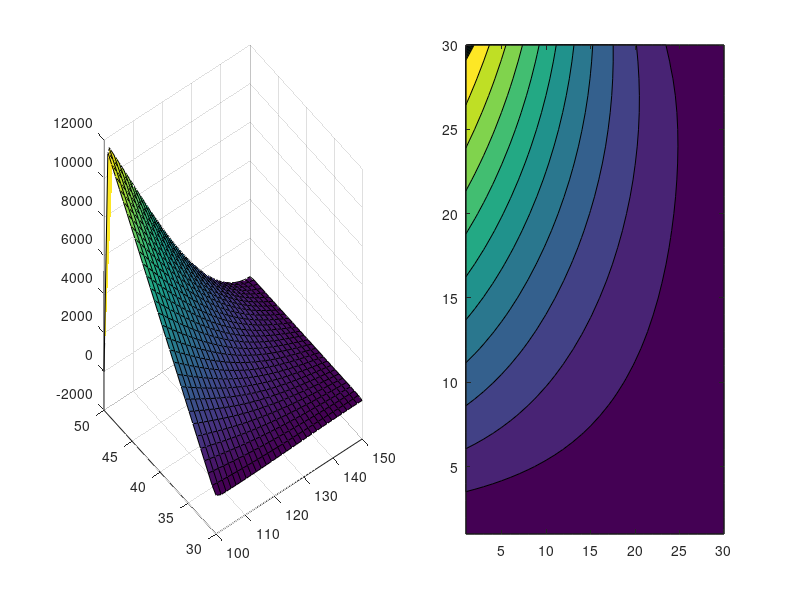

The MATLAB source for this figure:
% Poisson's Equation on a rectangle
% Nidal Kiwai Chaban
% Gauss-Seidel Method
clc
clear all
close all
x=30;
y=30;
u=zeros(x,y);
bx=150;
ax=100;
by=50;
ay=30;
% bx=pi;
% ax=-pi;
% by=pi;
% ay=-pi;
xd=linspace(ax,bx,x);
yd=linspace(ay,by,y);
ni=200
h=ax/ni;
for k=1:ni
for i=2:x-1
    for j=2:y-1
        F(i,j)=0;
        %F(i,j)=cos((pi/2)*(2*((xd(i)-ax)/(bx-ax))+1))*sin(pi*(yd(j)-ay)/(by-ay));
        u(i,y)=by;
        u(i,1)=((by-ay).^2)*cos(pi*ay/by)+((xd(i)-ax)/(bx-ax))*((ay*((by-ay).^2)-((by-ay).^2)*cos(pi*ay/by)));
        u(1,j)=((by-yd(j)).^2)*cos(pi*yd(j)/by);
        u(x,j)=yd(j)*((by-yd(j)).^2);
        u(i,j)=(1/4)*(u(i+1,j)+u(i-1,j)+u(i,j+1)+u(i,j-1)-(h.^2)*F(i,j));

    end
end
end
[X,Y]=meshgrid(xd,yd);
subplot(1,2,1)
surf(X,Y,u) %3D Plot
subplot(1,2,2)
contourf(u) %2D Plot
fprintf('Iterations: %f',ni)
